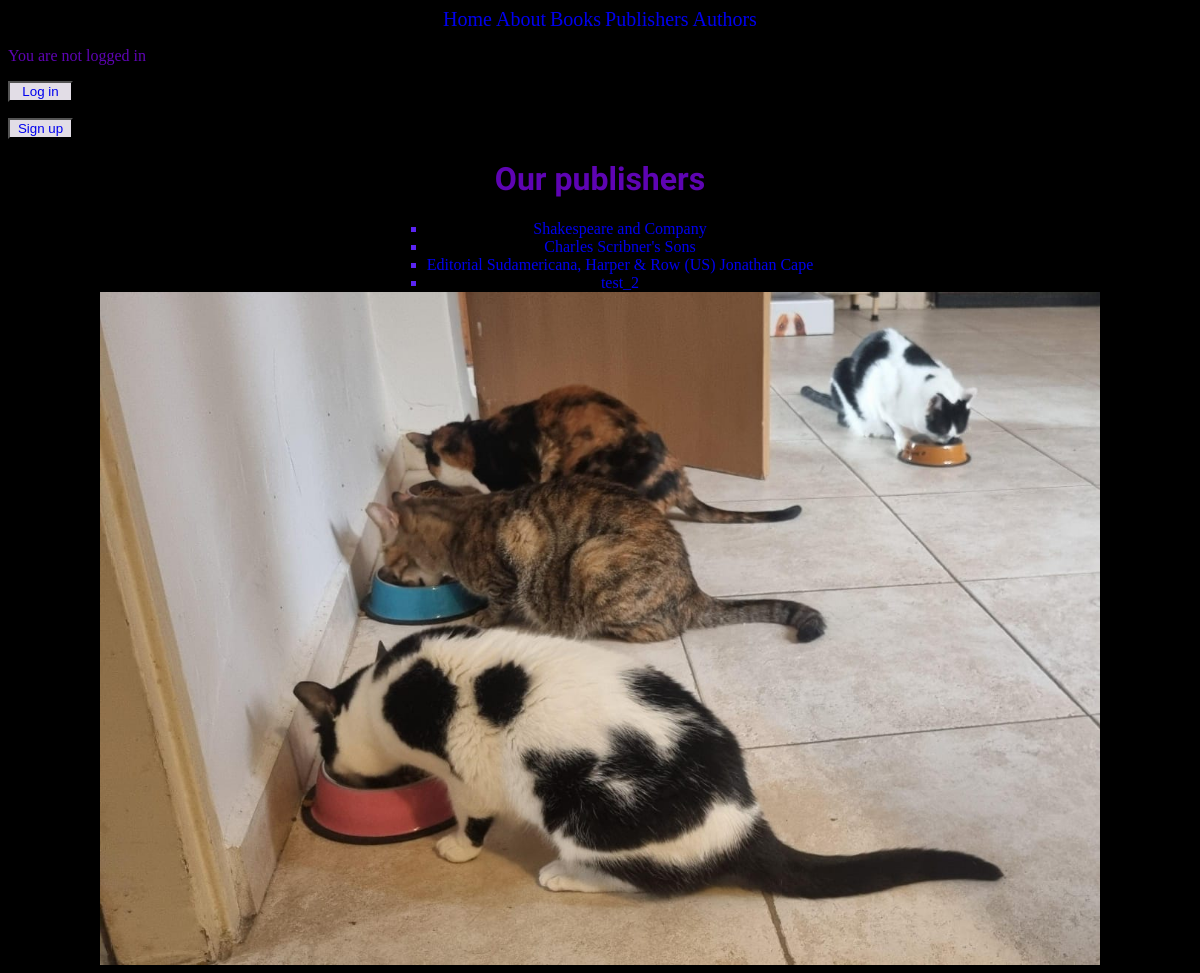
Screenshot of /publishers/ with the database file from the repository.
### library/models.py (models this page shows, shortened)
class Publisher(models.Model):
    title = models.TextField()
    description = models.TextField()
    books=models.ManyToManyField('Book', related_name='books')
    def get_absolute_url(self):
        return reverse('publisher_detail', kwargs={'pk': self.pk})

### library/views.py (the view)
# urls.py: path("publishers/", PublisherPageView.as_view(), name="publishers"),
class PublisherPageView(ListView):
     model=Publisher
     template_name= "publishers.html"

### templates/publishers.html
{% extends "base.html" %}
{% load static %}
{% block content %}
<h1 style="text-align: center;">Our publishers</h1>
<ul>
    {% for publisher in publisher_list %}
    <li><a href="{{ publisher.get_absolute_url }}">{{ publisher.title }}</li>
    {% endfor %}
</ul>
<center><img src="{% static 'team.jpg' %}" alt="team" width="1000px"></center>
{% endblock content %}

### library/static/css/base.css (style rules this page uses)
h1 { color:rgb(94, 4, 179); font-family: "Sofia", sans-serif; }
a { text-decoration: none; }
ul { color: rgb(91, 36, 243) ; font-size: 16px; text-align: center; list-style-type: square; margin: 0; display: inline-block; }

### rows the page displays
Publisher: title "Shakespeare and Company"
Publisher: title "Charles Scribner's Sons"
Publisher: title "Editorial Sudamericana, Harper & Row (US) Jonathan Cape"
Publisher: title "test_2"
